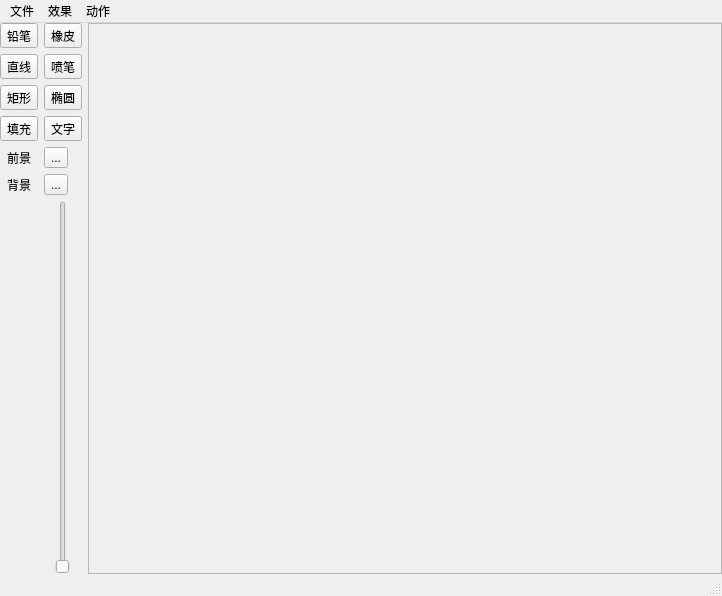
<?xml version="1.0" encoding="UTF-8"?>
<ui version="4.0">
 <class>MainWindow</class>
 <widget class="QMainWindow" name="MainWindow">
  <property name="geometry">
   <rect>
    <x>0</x>
    <y>0</y>
    <width>722</width>
    <height>596</height>
   </rect>
  </property>
  <property name="sizePolicy">
   <sizepolicy hsizetype="Preferred" vsizetype="Preferred">
    <horstretch>0</horstretch>
    <verstretch>0</verstretch>
   </sizepolicy>
  </property>
  <property name="windowTitle">
   <string>iPainter</string>
  </property>
  <widget class="QWidget" name="centralWidget">
   <property name="sizePolicy">
    <sizepolicy hsizetype="Expanding" vsizetype="Maximum">
     <horstretch>0</horstretch>
     <verstretch>0</verstretch>
    </sizepolicy>
   </property>
   <layout class="QVBoxLayout" name="verticalLayout">
    <property name="leftMargin">
     <number>0</number>
    </property>
    <property name="topMargin">
     <number>0</number>
    </property>
    <property name="rightMargin">
     <number>0</number>
    </property>
    <property name="bottomMargin">
     <number>0</number>
    </property>
    <item>
     <layout class="QGridLayout" name="gridLayout">
      <property name="sizeConstraint">
       <enum>QLayout::SetDefaultConstraint</enum>
      </property>
      <item row="4" column="0">
       <widget class="QLabel" name="label_color_foreground">
        <property name="text">
         <string>前景</string>
        </property>
        <property name="alignment">
         <set>Qt::AlignCenter</set>
        </property>
       </widget>
      </item>
      <item row="2" column="0">
       <widget class="QToolButton" name="btn_tool_rectangle">
        <property name="text">
         <string>矩形</string>
        </property>
       </widget>
      </item>
      <item row="2" column="1">
       <widget class="QToolButton" name="btn_tool_circle">
        <property name="text">
         <string>椭圆</string>
        </property>
       </widget>
      </item>
      <item row="6" column="1">
       <widget class="QSlider" name="slider_stroke_width_select">
        <property name="sizePolicy">
         <sizepolicy hsizetype="Preferred" vsizetype="Expanding">
          <horstretch>0</horstretch>
          <verstretch>0</verstretch>
         </sizepolicy>
        </property>
        <property name="minimum">
         <number>1</number>
        </property>
        <property name="maximum">
         <number>100</number>
        </property>
        <property name="orientation">
         <enum>Qt::Vertical</enum>
        </property>
       </widget>
      </item>
      <item row="3" column="0">
       <widget class="QToolButton" name="btn_tool_filler">
        <property name="text">
         <string>填充</string>
        </property>
       </widget>
      </item>
      <item row="1" column="0">
       <widget class="QToolButton" name="btn_tool_line">
        <property name="text">
         <string>直线</string>
        </property>
       </widget>
      </item>
      <item row="0" column="0">
       <widget class="QToolButton" name="btn_tool_pencil">
        <property name="text">
         <string>铅笔</string>
        </property>
       </widget>
      </item>
      <item row="0" column="1">
       <widget class="QToolButton" name="btn_tool_eraser">
        <property name="text">
         <string>橡皮</string>
        </property>
       </widget>
      </item>
      <item row="1" column="1">
       <widget class="QToolButton" name="btn_tool_airbrush">
        <property name="text">
         <string>喷笔</string>
        </property>
       </widget>
      </item>
      <item row="5" column="0">
       <widget class="QLabel" name="label_color_background">
        <property name="text">
         <string>背景</string>
        </property>
        <property name="alignment">
         <set>Qt::AlignCenter</set>
        </property>
       </widget>
      </item>
      <item row="6" column="0">
       <spacer name="verticalSpacer">
        <property name="orientation">
         <enum>Qt::Vertical</enum>
        </property>
        <property name="sizeHint" stdset="0">
         <size>
          <width>20</width>
          <height>40</height>
         </size>
        </property>
       </spacer>
      </item>
      <item row="3" column="1">
       <widget class="QToolButton" name="btn_tool_text">
        <property name="text">
         <string>文字</string>
        </property>
       </widget>
      </item>
      <item row="0" column="2" rowspan="7">
       <widget class="QScrollArea" name="scrollArea">
        <property name="widgetResizable">
         <bool>true</bool>
        </property>
        <widget class="QWidget" name="painter_area">
         <property name="geometry">
          <rect>
           <x>0</x>
           <y>0</y>
           <width>618</width>
           <height>541</height>
          </rect>
         </property>
         <layout class="QGridLayout" name="gridLayout_2">
          <property name="leftMargin">
           <number>0</number>
          </property>
          <property name="topMargin">
           <number>0</number>
          </property>
          <property name="rightMargin">
           <number>0</number>
          </property>
          <property name="bottomMargin">
           <number>0</number>
          </property>
          <item row="0" column="0" alignment="Qt::AlignLeft|Qt::AlignTop">
           <widget class="QLabel" name="paper">
            <property name="sizePolicy">
             <sizepolicy hsizetype="Preferred" vsizetype="Preferred">
              <horstretch>0</horstretch>
              <verstretch>0</verstretch>
             </sizepolicy>
            </property>
            <property name="text">
             <string/>
            </property>
            <property name="alignment">
             <set>Qt::AlignLeading|Qt::AlignLeft|Qt::AlignTop</set>
            </property>
           </widget>
          </item>
         </layout>
        </widget>
       </widget>
      </item>
      <item row="4" column="1">
       <widget class="QToolButton" name="label_color_foreground_show">
        <property name="sizePolicy">
         <sizepolicy hsizetype="Maximum" vsizetype="Fixed">
          <horstretch>0</horstretch>
          <verstretch>0</verstretch>
         </sizepolicy>
        </property>
        <property name="text">
         <string>...</string>
        </property>
       </widget>
      </item>
      <item row="5" column="1">
       <widget class="QToolButton" name="label_color_background_show">
        <property name="sizePolicy">
         <sizepolicy hsizetype="Maximum" vsizetype="Fixed">
          <horstretch>0</horstretch>
          <verstretch>0</verstretch>
         </sizepolicy>
        </property>
        <property name="text">
         <string>...</string>
        </property>
       </widget>
      </item>
     </layout>
    </item>
   </layout>
  </widget>
  <widget class="QMenuBar" name="menuBar">
   <property name="geometry">
    <rect>
     <x>0</x>
     <y>0</y>
     <width>722</width>
     <height>29</height>
    </rect>
   </property>
   <widget class="QMenu" name="menu_file">
    <property name="title">
     <string>文件</string>
    </property>
    <addaction name="action__file_new"/>
    <addaction name="action__file_open"/>
    <addaction name="action__file_save"/>
    <addaction name="separator"/>
    <addaction name="action__file_quit"/>
   </widget>
   <widget class="QMenu" name="menu_filter">
    <property name="title">
     <string>效果</string>
    </property>
    <addaction name="action__filter_blur"/>
    <addaction name="action__filter_sharpen"/>
   </widget>
   <widget class="QMenu" name="menu">
    <property name="title">
     <string>动作</string>
    </property>
    <addaction name="action__action_undo"/>
    <addaction name="action__action_redo"/>
   </widget>
   <addaction name="menu_file"/>
   <addaction name="menu_filter"/>
   <addaction name="menu"/>
  </widget>
  <widget class="QStatusBar" name="statusBar"/>
  <action name="action__file_open">
   <property name="text">
    <string>打开</string>
   </property>
  </action>
  <action name="action__file_save">
   <property name="text">
    <string>保存</string>
   </property>
  </action>
  <action name="action__file_quit">
   <property name="text">
    <string>退出</string>
   </property>
  </action>
  <action name="action__filter_blur">
   <property name="text">
    <string>模糊</string>
   </property>
  </action>
  <action name="action__filter_sharpen">
   <property name="text">
    <string>锐化</string>
   </property>
  </action>
  <action name="action__file_new">
   <property name="text">
    <string>新建</string>
   </property>
  </action>
  <action name="action__action_undo">
   <property name="text">
    <string>撤销</string>
   </property>
  </action>
  <action name="action__action_redo">
   <property name="text">
    <string>重做</string>
   </property>
  </action>
 </widget>
 <layoutdefault spacing="6" margin="11"/>
 <resources/>
 <connections/>
</ui>
